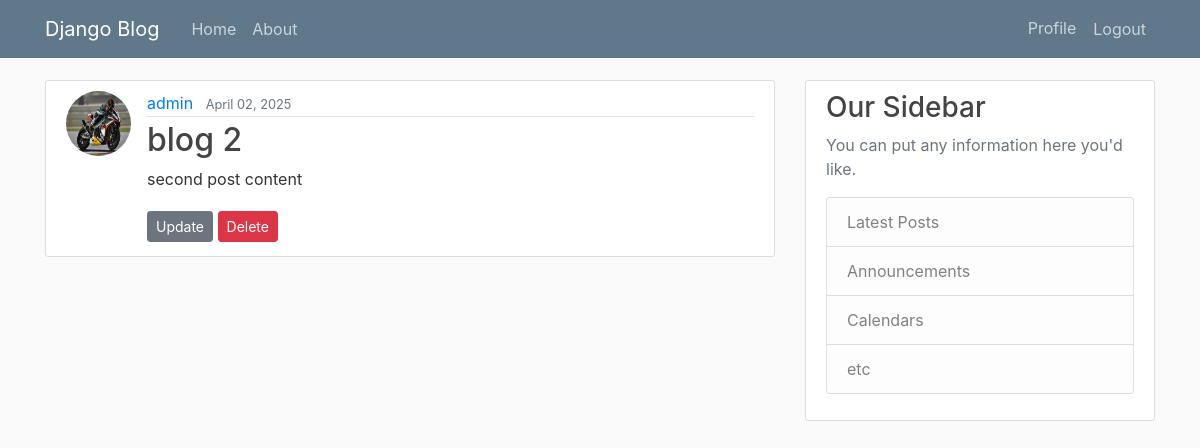
Page /post/2/ (signed in) on the committed database.
### blog/models.py (models this page shows, shortened)
class Post(models.Model):
    title = models.CharField(max_length=100)
    content = models.TextField()
    date_posted = models.DateTimeField(default=timezone.now)
    author = models.ForeignKey(User,on_delete=models.CASCADE)

### users/models.py (models this page shows, shortened)
class Profile(models.Model):
    user = models.OneToOneField(User,on_delete=models.CASCADE)
    image = models.ImageField(default='default.jpg',upload_to='profile_pics')

### blog/views.py (the view)
# urls.py: path('post/<int:pk>/',PostDetailView.as_view(),name='post-detail'),
class PostDetailView(LoginRequiredMixin,DetailView):
    model = Post

### blog/templates/blog/post_detail.html (shortened to what this page needs)
{% load static%}
<!DOCTYPE html>
<html lang="en">
<head>
    <link rel="stylesheet" href="https://cdn.jsdelivr.net/npm/bootstrap@4.0.0/dist/css/bootstrap.min.css"
>
    <link rel="stylesheet" type="text/css" href="{% static 'main.css'%}">
</head>
<body>
    <header class="site-header">
        <nav class="navbar navbar-expand-md navbar-dark bg-steel fixed-top">
            <div class="container">
                <a class="navbar-brand mr-4" href="{% url 'blog-home' %}">Django Blog</a>
                <div class="collapse navbar-collapse" id="navbarToggle">
                    <div class="navbar-nav mr-auto">
                        <a class="nav-item nav-link" href="{% url 'blog-home' %}">Home</a>
                        <a class="nav-item nav-link" href="{% url 'blog-about' %}">About</a>
                    </div>
                    <div class="navbar-nav">
                        <a class="nav-item nav-link" href="{% url 'profile' %}">Profile</a>
                        <form method="post" action="{% url 'logout' %}" class="d-inline">
                            <button type="submit" class="nav-link btn btn-link">Logout</button>
                        </form>
                    </div>
                </div>
            </div>
        </nav>
    </header>
    <main role="main" class="container">
        <div class="row">
            <div class="col-md-8">
                <article class="media content-section">
                    <img src="{{ object.author.profile.image.url }}" class="rounded-circle article-img">
                    <div class="media-body">
                        <div class="article-metadata">
                            <a class="mr-2" href="#">{{ object.author }}</a>
                            <small class="text-muted">{{ object.date_posted|date:'F d, Y' }}</small>
                        </div>
                        <h2 class="article-title">{{ object.title }}</h2>
                        <p class="article-content">{{ object.content }}</p>
                        {% if object.author == user %}
                        <div>
                            <a href="{% url 'post-update' object.id%}" class="btn btn-secondary btn-sm mt-1 mb-1">Update</a>
                            <a href="{% url 'post-delete' object.id%}" class="btn btn-danger btn-sm mt-1 mb-1">Delete</a>
                        </div>
                        {% endif%}
                    </div>
                </article>
            </div>
            <div class="col-md-4">
                <div class="content-section">
                    <h3>Our Sidebar</h3>
                    <p class='text-muted'>You can put any information here you'd like.
                    <ul class="list-group">
                        <li class="list-group-item list-group-item-light">Latest Posts</li>
                        <li class="list-group-item list-group-item-light">Announcements</li>
                        <li class="list-group-item list-group-item-light">Calendars</li>
                        <li class="list-group-item list-group-item-light">etc</li>
                    </ul>
                    </p>
                </div>
            </div>
        </div>
    </main>
</body>
</html>

### blog/static/main.css (style rules this page uses)
body { background: #fafafa; color: #333333; margin-top: 5rem; }
h1, h2, h3, h4, h5, h6 { color: #444444; }
ul { margin: 0; }
.bg-steel { background-color: #5f788a; }
.site-header .navbar-nav .nav-link { color: #cbd5db; }
.content-section { background: #ffffff; padding: 10px 20px; border: 1px solid #dddddd; border-radius: 3px; margin-bottom: 20px; }
.article-title { color: #444444; }
.article-content { white-space: pre-line; }
.article-img { height: 65px; width: 65px; margin-right: 16px; }
.article-metadata { padding-bottom: 1px; margin-bottom: 4px; border-bottom: 1px solid #e3e3e3 }

### rows in the picture
Post: author.profile.image (picture), author "admin", date_posted "April 02, 2025", title "blog 2", content "second post content"
